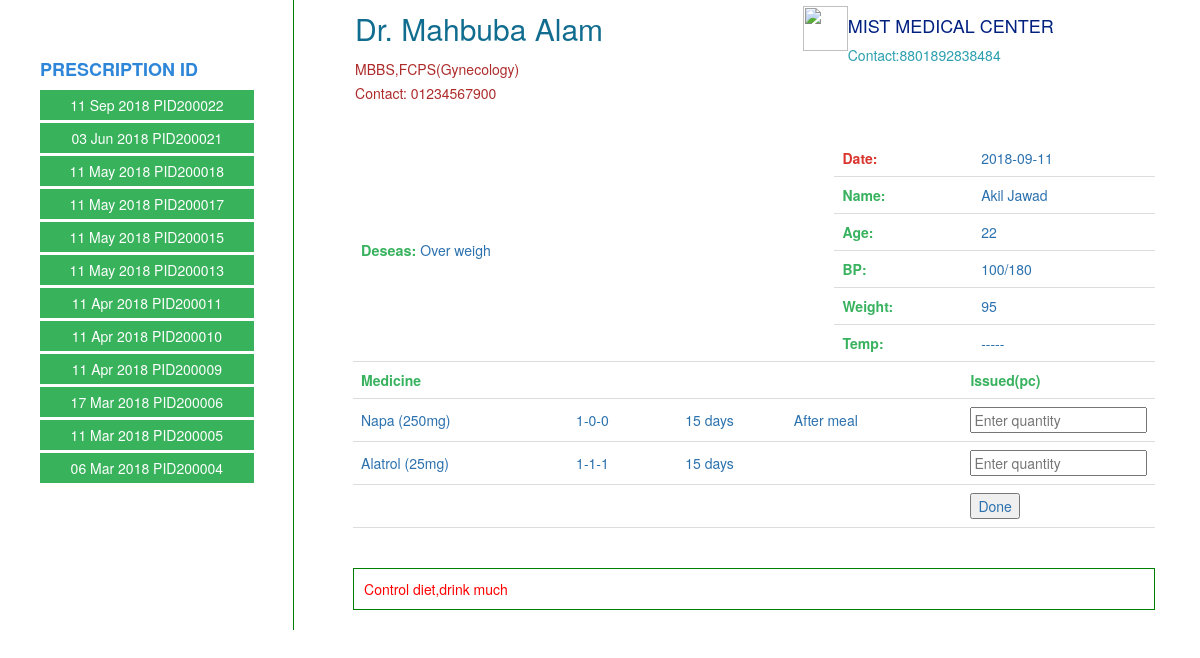
The page /pages/showprescriptionforissue.php (signed in) on the database its author committed.
### tables this page shows
CREATE TABLE `medicalrecords` (
  `prescriptionid` bigint(20) NOT NULL,
  `patientId` bigint(20) NOT NULL,
  `doctorid` bigint(30) NOT NULL,
  `prescription_date` date NOT NULL,
  `desease` varchar(10) DEFAULT NULL,
  `bp` varchar(10) DEFAULT NULL,
  `weight` varchar(10) DEFAULT NULL,
  `temparature` varchar(10) DEFAULT NULL,
  `advice` varchar(255) NOT NULL
);

CREATE TABLE `doctors` (
  `doctorId` bigint(20) NOT NULL,
  `first_name` varchar(30) DEFAULT NULL,
  `last_name` varchar(30) DEFAULT NULL,
  `email` varchar(50) NOT NULL,
  `mobile_no` bigint(20) NOT NULL,
  `password` varchar(50) NOT NULL,
  `blood_group` varchar(3) NOT NULL,
  `gender` varchar(1) NOT NULL,
  `DOB` date NOT NULL,
  `BloodDonation` varchar(255) NOT NULL,
  `designation` varchar(255) NOT NULL,
  `created_at` timestamp NULL DEFAULT NULL,
  `updated_at` timestamp NULL DEFAULT NULL
);

CREATE TABLE `degree` (
  `doctorId` bigint(20) NOT NULL,
  `degree` varchar(50) NOT NULL,
  `topic` varchar(40) NOT NULL
);

CREATE TABLE `students` (
  `studentId` bigint(20) NOT NULL,
  `first_name` varchar(20) DEFAULT NULL,
  `Last_name` varchar(30) DEFAULT NULL,
  `email` varchar(50) NOT NULL,
  `mobile_no` bigint(20) NOT NULL,
  `password` varchar(50) NOT NULL,
  `blood_group` varchar(3) NOT NULL,
  `gender` varchar(1) NOT NULL,
  `department` varchar(15) NOT NULL,
  `DOB` date NOT NULL,
  `level` int(11) NOT NULL,
  `BloodDonation` varchar(255) NOT NULL,
  `section` varchar(1) NOT NULL,
  `created_at` timestamp NULL DEFAULT NULL,
  `updated_at` timestamp NULL DEFAULT NULL
);

CREATE TABLE `prescribed_medicine` (
  `prescriptionId` bigint(20) NOT NULL,
  `medicineName` varchar(40) NOT NULL,
  `dose` varchar(6) NOT NULL,
  `morning` varchar(5) NOT NULL,
  `noon` varchar(5) NOT NULL,
  `night` varchar(5) NOT NULL,
  `day` varchar(6) NOT NULL,
  `description` varchar(100) NOT NULL
);

### pages/showprescriptionforissue.php (the view, shortened to what this page needs)
<!DOCTYPE html>
<?php include '../connection/connect-database.php';
?>
<html>
<head>
    <link rel="stylesheet" type="text/css" href="../styles/showprescription.css">
    <link rel="stylesheet" type="text/css" href="../styles/bootstrap.min.css">
</head>
<body>
<?php
if($_SESSION["user_category"]=='doctor' or $_SESSION["user_category"]=='medicalstaff' or $_SESSION["user_category"]=='admin')
{
    if(!empty($_SESSION["patient_id"]))
        $username=$_SESSION["patient_id"];
    else{
        $query="SELECT patientid FROM medicalrecords WHERE prescriptionid=(SELECT MAX(prescriptionid) FROM medicalrecords)";
        $res=$conn->query($query);
        $row=mysqli_fetch_assoc($res);
        $username=$row["patientid"];
    }
    $query="select first_name,last_name from students where studentId=".$username;
    $row=$conn->query($query);
    $name=$row->fetch_array(MYSQLI_ASSOC);
    $full_name=$name["first_name"]." ".$name["last_name"];
}
else{
    $username=$_SESSION["username"];
    $full_name=$_SESSION["user_first_name"]." ".$_SESSION["user_last_name"];
}
?>
<div id="container" style="overflow:hidden;">
    <div class="row">
        <div class="col-md-3" id="prescription-list" style="padding-top:50px;">
            <ul id="prescription-id-list">
                <?php
                echo "<h4 style=\"color:#2e86d9; font-weight:600;\">PRESCRIPTION ID</h4>";
                $sql1="select prescriptionid,prescription_date from medicalrecords
                            where patientid=".$username." ORDER BY prescriptionid desc";
                $res1=$conn->query($sql1);
                if($res1->num_rows > 0)
                {
                    while($row=mysqli_fetch_assoc($res1))
                    {
                        $_date=new DateTime($row["prescription_date"]);
                        echo '<li>
                                    <form method="post" action="" enctype="multipart/form-data">
                                    <input type="hidden" name="prescriptionID" value="'.$row["prescriptionid"].'"></input>
									<input type="submit" value="'.$_date->format('d M Y')." PID".$row["prescriptionid"].'"></input></li></form>';
                    }
                }
                ?>
            </ul>
        </div>
        <?php
        if(!empty($_POST['prescriptionID']))
        {
            $prescribedID = $_POST['prescriptionID'];
            $query="select * from prescribed_medicine WHERE prescribed_medicine.prescriptionId = '$prescribedID'";
            $all_medicine=$conn->query($query) or die('wrong query');
            $query1="select * from medicalrecords WHERE
                    medicalrecords.prescriptionid = '$prescribedID'";
            $res1=$conn->query($query1) or die('wrong query');
            $medicalrcord=$res1->fetch_array(MYSQLI_ASSOC);
            $doctorID = $medicalrcord['doctorid'];
            $query2="select * from doctors WHERE doctors.doctorId = '$doctorID'";
            $res2=$conn->query($query2) or die('wrong query');
            $doctor=$res2->fetch_array(MYSQLI_ASSOC);
            $query3="SELECT * FROM degree WHERE degree.doctorId = '$doctorID'";
            $all_degree=$conn->query($query3) or die('wrong query');
        }
        else
        {
            $query="SELECT MAX(prescriptionid) as prescriptionid FROM medicalrecords where patientId=".$username;
            $res=$conn->query($query) or die('wrong query');
            $row=$res->fetch_array(MYSQLI_ASSOC);
            $prescribedID = $row['prescriptionid'];
            $query1="SELECT * FROM medicalrecords WHERE prescriptionid='$prescribedID'";
            $res1=$conn->query($query1) or die('wrong query');
            $medicalrcord=$res1->fetch_array(MYSQLI_ASSOC);
            $doctorID = $medicalrcord['doctorid'];
            $query2="SELECT * FROM doctors WHERE doctors.doctorId = '$doctorID'";
            $res2=$conn->query($query2) or die('wrong query');
            $doctor=$res2->fetch_array(MYSQLI_ASSOC);
            $query3="SELECT * FROM degree WHERE degree.doctorId = '$doctorID'";
            $all_degree=$conn->query($query3) or die('wrong query');
            $query4="SELECT * FROM prescribed_medicine WHERE prescriptionId = '$prescribedID'";
            $all_medicine=$conn->query($query4) or die('wrong query');
        }
        ?>
        <div class="col-md-9" style="border-left:1px solid green;">
            <div id="pres_div" style="margin-top: -50px !important;">
                <table id="no-bordered-table" style="width:100%; border:none !important; margin-bottom:35px !important;">
                    <tr>
                        <td><h2 style="color:#116d8f;"><?php echo "Dr. ". $doctor['first_name']." ".$doctor['last_name']; ?></h2></td>
                        <td rowspan="2" ><img src="../images/mist_logo.png" height="45px" width="45px;" style="float:left;margin-left:10px;"/><h4 style="color: #002080;">MIST MEDICAL CENTER</h4><span style="color:#2b9fae">Contact:8801892838484</span></td>
                    </tr>
                    <tr>
                        <td style="color:#ae2b2b"><?php
                            $count=true;
                            while($degree=$all_degree->fetch_array(MYSQLI_ASSOC))
                            {
                                if($count==false)
                                    echo ",";
                                else $count=false;
                                echo $degree["degree"];
                                if($degree["topic"]!="")
                                    echo "(".$degree["topic"].")";
                            }
                            ?></td>
                    </tr>
                    <tr>
                        <td style="color:#ae2b2b">Contact: 01234567900</td>
                    </tr>
                </table>
                <table id="showprescription" style="width:100%; color:#2b71ae;">
                    <tr>
                        <td rowspan="6" style="width:60%"><span style="color:#38b25f;font-weight: 600;font-size: 103%;">Deseas: </span><?php echo $medicalrcord["desease"];?></td>
                        <th style="color:#d9352e;">Date:</th>
                        <td><?php echo $medicalrcord["prescription_date"]; ?></td></tr>
                    <tr>
                        <th style="color:#38b25f;">Name:</th>
                        <td><?php echo $full_name; ?></td>
                    </tr>
                    <tr>
                        <th style="color:#38b25f;">Age:</th>
                        <td><?php
                            $sql="select dob from students where studentId=".$username;
                            $dob=$conn->query($sql);
                            $row = mysqli_fetch_assoc($dob);
                            $sql="select prescription_date from medicalrecords where prescriptionid=".$prescribedID;
                            $pdt=$conn->query($sql);
                            $row1 = mysqli_fetch_assoc($pdt);
                            $dob = new DateTime($row["dob"]);
                            $pdate=new DateTime($row1["prescription_date"]);
                            $age = $pdate->diff($dob);
                            echo $age->y;
                            ?></td>
                    </tr>
                    <tr>
                        <th style="color:#38b25f;">BP:</th>
                        <td><?php if(!empty($medicalrcord["bp"]))echo $medicalrcord["bp"]; else echo "-----"; ?></td>
                    </tr>
                    <tr>
                        <th style="color:#38b25f;">Weight:</th>
                        <td><?php if(!empty($medicalrcord["weight"])) echo $medicalrcord["weight"]; else echo "-----"; ?></td>
                    </tr>
                    <tr>
                        <th style="color:#38b25f;">Temp:</th>
                        <td><?php if(!empty($medicalrcord["temparature"])) echo $medicalrcord["temparature"]; else echo "-----"; ?></td>
                    </tr>
                </table>
                <table id="showprescription" align="center" style="width:100%; color:#2b71ae; ">
                    <tr>
                        <th style="color:#38b25f; width:30%;">Medicine</th>
                        <th style="width:15%; color:#38b25f;"></th>
                        <th style="width:15%; color:#38b25f; "></th>
                        <th style="width:25%; color:#38b25f;"></th>
                        <th style="width:15%;color:#38b25f;">Issued(pc)</th>
                    </tr>
                        <form action="../process/process_issue.php" method="post">
                    <?php
                    while($medicine=$all_medicine->fetch_array(MYSQLI_ASSOC))
                    {
                        echo "<tr>";
                        echo "<td>".$medicine["medicineName"];
                        if($medicine["dose"]!="") echo " (".$medicine["dose"]."mg)";
                        echo "</td><td>";
                        if($medicine["morning"]!="" and $medicine["noon"]!="" and $medicine["night"]!="")echo $medicine["morning"]."-".$medicine["noon"]."-".$medicine["night"];
                        echo "</td><td>".$medicine["day"];
                        if($medicine["day"]>1) echo " days";
                        else if($medicine["day"]==1) echo " day";
                        echo "</td>";
                        echo "<td>";
                        echo $medicine["description"];
                        echo"</td>";
                        $fieldName = preg_replace("/[^A-Za-z0-9]/", "", $medicine["medicineName"]);
                        echo '<td>
                        <input type="text" name="'.$fieldName.'"  placeholder="Enter quantity"></td>';
                        echo "</tr>";
                    }
                    ?>
                    <tr>
                        <td></td>
                        <td></td>
                        <td></td>
                        <td></td>
                        <td><input type="submit" value="Done"></td>
                    </tr>
                    </form>
                </table>
                <br>
                <?php
                if(!empty( $medicalrcord["advice"]))
                    echo '<p style="border: 1px solid green; color:red; margin-top: 20px; padding:10px;">'.$medicalrcord["advice"].'</p>';
                ?>
            </div>
        </div>
    </div>
</div>
</body>
</html>

### styles/showprescription.css (style rules this page uses)
#showprescription { border-collapse: collapse; }
#showprescription td { padding: 8px; border-bottom: 1px solid #ddd; }
#showprescription th { padding: 8px; border-bottom: 1px solid #ddd; }
#pres_div { padding: 40px 5% 10px 5%; }
#prescription-list ul { list-style-type:none; }
#prescription-id-list { list-style-type: none; }
#prescription-id-list li input[type="submit"] { border: none; width:90%; padding: 5px 10px; margin-bottom: 3px; background-color: #38b25b; color: white; }
#no-bordered-table { border: 0 !important; }
#no-bordered-table tr { border: 0 !important; }
#no-bordered-table tr td { border: 0 !important; padding:2px !important; }

### pages/showprescriptionforissue.php (style rules this page uses)
#no-bordered-table { border: 0 !important; }
#no-bordered-table tr { border: 0 !important; }
#no-bordered-table tr td { border: 0 !important; padding:2px !important; }

### rows shown on the page
medicalrecords: prescription_date+prescriptionid "11 Sep 2018 PID200022", desease "Over weigh", prescription_date "2018-09-11", prescription_date.DOB "22", bp "100/180", weight "95", advice "Control diet,drink much"
medicalrecords: prescription_date+prescriptionid "03 Jun 2018 PID200021"
medicalrecords: prescription_date+prescriptionid "11 May 2018 PID200018"
medicalrecords: prescription_date+prescriptionid "11 May 2018 PID200017"
medicalrecords: prescription_date+prescriptionid "11 May 2018 PID200015"
medicalrecords: prescription_date+prescriptionid "11 May 2018 PID200013"
medicalrecords: prescription_date+prescriptionid "11 Apr 2018 PID200011"
medicalrecords: prescription_date+prescriptionid "11 Apr 2018 PID200010"
medicalrecords: prescription_date+prescriptionid "11 Apr 2018 PID200009"
medicalrecords: prescription_date+prescriptionid "17 Mar 2018 PID200006"
medicalrecords: prescription_date+prescriptionid "11 Mar 2018 PID200005"
medicalrecords: prescription_date+prescriptionid "06 Mar 2018 PID200004"
doctors: first_name "Mahbuba", last_name "Alam"
degree: degree "MBBS"
degree: degree "FCPS", topic "Gynecology"
students: full_name "Akil Jawad"
prescribed_medicine: medicineName "Napa", dose "250", morning "1", noon "0", night "0", day "15", shows "days", description "After meal"
prescribed_medicine: medicineName "Alatrol", dose "25", morning "1", noon "1", night "1", day "15", shows "days"
